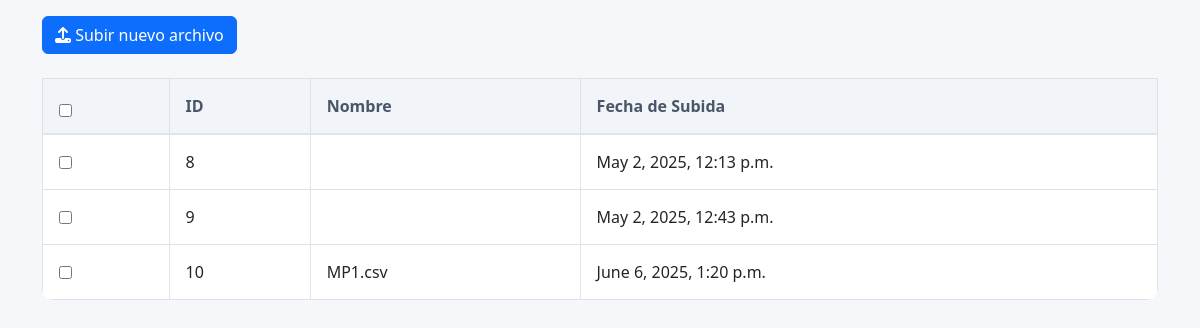
/listar/ (signed in), run on an earlier commit of the app's database.
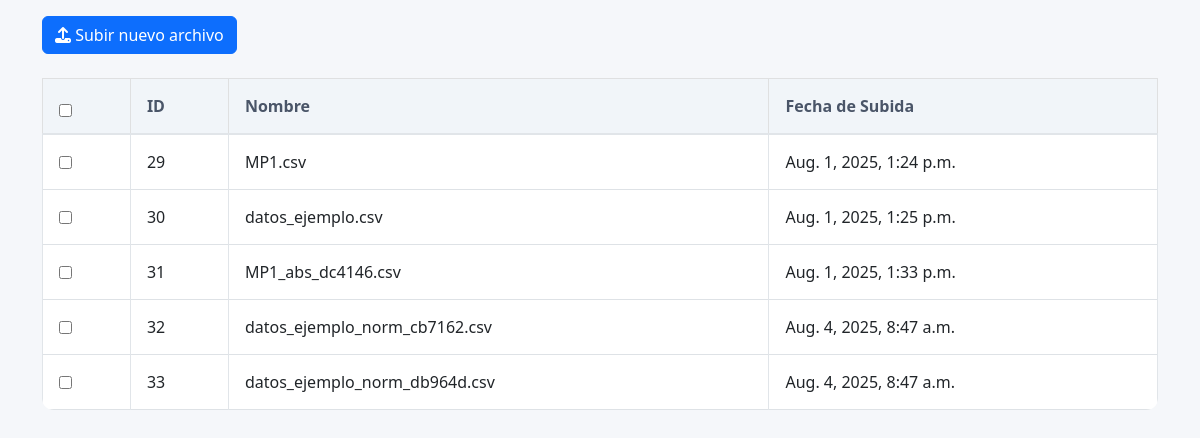
And on a later commit of the database.
### archivos/models.py (models this page shows, shortened)
class ArchivoSubido(models.Model):
    nombre = models.CharField(max_length=100, blank=True)  # Permite que esté vacío inicialmente
    archivo = models.FileField(upload_to='uploads/')
    descripcion = models.CharField(max_length=255)
    fecha_subida = models.DateTimeField(auto_now_add=True)

### archivos/views.py (the view)
# urls.py: path('listar/', views.listar_archivos, name='listar_archivos'),
@login_required
def listar_archivos(request):
    archivos = ArchivoSubido.objects.all()
    if request.headers.get('x-requested-with') == 'XMLHttpRequest':
        return render(request, 'partials/listar_contenido.html', {'archivos': archivos})
    return render(request, 'listar_archivos.html', {'archivos': archivos})

### archivos/templates/listar_archivos.html (shortened to what this page needs)
<div class="container mt-3">
    <a href="/subir" class="btn btn-primary mb-4">
        <i class="fas fa-upload"></i> Subir nuevo archivo
    </a>
    {% if archivos %}
        <form id="form-eliminar" method="post" action="{% url 'eliminar_multiple' %}">
            <div class="table-responsive">
                <table class="table table-bordered table-hover bg-white">
                    <thead class="table-light">
                        <tr>
                            <th><input type="checkbox" id="checkAll"></th>
                            <th>ID</th>
                            <th>Nombre</th>
                            <th>Fecha de Subida</th>
                        </tr>
                    </thead>
                    <tbody>
                        {% for archivo in archivos %}
                        <tr>
                            <td><input type="checkbox" class="archivo-checkbox" name="archivos" value="{{ archivo.id }}"></td>
                            <td>{{ archivo.id }}</td>
                            <td class="archivo-nombre">{{ archivo.nombre }}</td>
                            <td>{{ archivo.fecha_subida }}</td>
                        </tr>
                        {% endfor %}
                    </tbody>
                </table>
            </div>
        </form>
    {% else %}
        <div class="alert alert-info">No hay archivos subidos aún.</div>
    {% endif %}
</div>
<link href="https://cdn.jsdelivr.net/npm/bootstrap@5.3.0/dist/css/bootstrap.min.css" rel="stylesheet">
<link rel="stylesheet" href="https://cdnjs.cloudflare.com/ajax/libs/font-awesome/6.4.0/css/all.min.css">

What changed in the data, as far as the page shows it:
removed ArchivoSubido: id "8", fecha_subida "May 2, 2025, 12:13 p.m."
removed ArchivoSubido: id "9", fecha_subida "May 2, 2025, 12:43 p.m."
removed ArchivoSubido: id "10", nombre "MP1.csv", fecha_subida "June 6, 2025, 1:20 p.m."
added ArchivoSubido: id "29", nombre "MP1.csv", fecha_subida "Aug. 1, 2025, 1:24 p.m."
added ArchivoSubido: id "30", nombre "datos_ejemplo.csv", fecha_subida "Aug. 1, 2025, 1:25 p.m."
added ArchivoSubido: id "31", nombre "MP1_abs_dc4146.csv", fecha_subida "Aug. 1, 2025, 1:33 p.m."
added ArchivoSubido: id "32", nombre "datos_ejemplo_norm_cb7162.csv", fecha_subida "Aug. 4, 2025, 8:47 a.m."
added ArchivoSubido: id "33", nombre "datos_ejemplo_norm_db964d.csv", fecha_subida "Aug. 4, 2025, 8:47 a.m."
